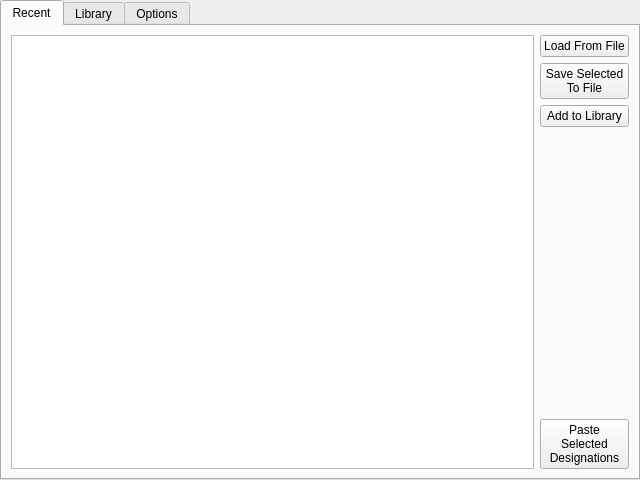
<?xml version="1.0" encoding="UTF-8"?>
<ui version="4.0">
 <class>TabWidget</class>
 <widget class="QTabWidget" name="TabWidget">
  <property name="geometry">
   <rect>
    <x>0</x>
    <y>0</y>
    <width>640</width>
    <height>480</height>
   </rect>
  </property>
  <property name="acceptDrops">
   <bool>true</bool>
  </property>
  <property name="windowTitle">
   <string>TabWidget</string>
  </property>
  <property name="windowIcon">
   <iconset resource="dfCopyPaste.qrc">
    <normaloff>:/images/dfCopyPaste.png</normaloff>:/images/dfCopyPaste.png</iconset>
  </property>
  <property name="currentIndex">
   <number>0</number>
  </property>
  <widget class="QWidget" name="tab_recent">
   <property name="acceptDrops">
    <bool>true</bool>
   </property>
   <attribute name="title">
    <string>Recent</string>
   </attribute>
   <layout class="QHBoxLayout" name="horizontalLayout">
    <item>
     <widget class="dfCopyPasteTableView" name="tableView_recent">
      <property name="acceptDrops">
       <bool>true</bool>
      </property>
      <property name="editTriggers">
       <set>QAbstractItemView::AnyKeyPressed|QAbstractItemView::DoubleClicked|QAbstractItemView::EditKeyPressed</set>
      </property>
      <property name="dragDropMode">
       <enum>QAbstractItemView::DragDrop</enum>
      </property>
      <property name="defaultDropAction">
       <enum>Qt::CopyAction</enum>
      </property>
      <property name="selectionBehavior">
       <enum>QAbstractItemView::SelectRows</enum>
      </property>
      <property name="showGrid">
       <bool>true</bool>
      </property>
      <property name="gridStyle">
       <enum>Qt::DotLine</enum>
      </property>
     </widget>
    </item>
    <item>
     <layout class="QVBoxLayout" name="verticalLayout">
      <item>
       <widget class="QPushButton" name="pushButton_recent_load">
        <property name="text">
         <string>Load From File</string>
        </property>
       </widget>
      </item>
      <item>
       <widget class="QPushButton" name="pushButton_recent_save">
        <property name="text">
         <string>Save Selected
To File</string>
        </property>
       </widget>
      </item>
      <item>
       <widget class="QPushButton" name="pushButton_to_library">
        <property name="text">
         <string>Add to Library</string>
        </property>
       </widget>
      </item>
      <item>
       <spacer name="verticalSpacer">
        <property name="orientation">
         <enum>Qt::Vertical</enum>
        </property>
        <property name="sizeHint" stdset="0">
         <size>
          <width>20</width>
          <height>40</height>
         </size>
        </property>
       </spacer>
      </item>
      <item>
       <widget class="QPushButton" name="pushButton_recent_paste_designations">
        <property name="text">
         <string>Paste
Selected
Designations</string>
        </property>
        <property name="shortcut">
         <string comment="Ctrl+SHIFT+D"/>
        </property>
       </widget>
      </item>
     </layout>
    </item>
   </layout>
  </widget>
  <widget class="QWidget" name="tab_library">
   <attribute name="title">
    <string>Library</string>
   </attribute>
   <layout class="QHBoxLayout" name="horizontalLayout_2">
    <item>
     <widget class="dfCopyPasteTreeView" name="treeView_library">
      <property name="editTriggers">
       <set>QAbstractItemView::AnyKeyPressed|QAbstractItemView::DoubleClicked|QAbstractItemView::EditKeyPressed</set>
      </property>
      <property name="dragDropMode">
       <enum>QAbstractItemView::DragDrop</enum>
      </property>
      <property name="defaultDropAction">
       <enum>Qt::CopyAction</enum>
      </property>
      <property name="selectionMode">
       <enum>QAbstractItemView::ExtendedSelection</enum>
      </property>
      <property name="iconSize">
       <size>
        <width>64</width>
        <height>64</height>
       </size>
      </property>
     </widget>
    </item>
    <item>
     <layout class="QVBoxLayout" name="verticalLayout_2">
      <item>
       <widget class="QPushButton" name="pushButton_library_load">
        <property name="text">
         <string>Load From File</string>
        </property>
       </widget>
      </item>
      <item>
       <widget class="QPushButton" name="pushButton_library_save_selected">
        <property name="text">
         <string>Save Selected
To File</string>
        </property>
       </widget>
      </item>
      <item>
       <widget class="QPushButton" name="pushButton_library_reload">
        <property name="text">
         <string>Reload Library</string>
        </property>
       </widget>
      </item>
      <item>
       <widget class="QPushButton" name="pushButton_library_save">
        <property name="text">
         <string>Save Library</string>
        </property>
       </widget>
      </item>
      <item>
       <spacer name="verticalSpacer_2">
        <property name="orientation">
         <enum>Qt::Vertical</enum>
        </property>
        <property name="sizeHint" stdset="0">
         <size>
          <width>20</width>
          <height>40</height>
         </size>
        </property>
       </spacer>
      </item>
      <item>
       <widget class="QPushButton" name="pushButton_library_paste_designations">
        <property name="text">
         <string>Paste
Selected
Designations</string>
        </property>
       </widget>
      </item>
     </layout>
    </item>
   </layout>
  </widget>
  <widget class="QWidget" name="tab_options">
   <attribute name="title">
    <string>Options</string>
   </attribute>
   <layout class="QFormLayout" name="formLayout">
    <property name="horizontalSpacing">
     <number>16</number>
    </property>
    <property name="margin">
     <number>6</number>
    </property>
    <item row="0" column="0">
     <widget class="QLabel" name="copyShortcutLabel">
      <property name="font">
       <font>
        <pointsize>12</pointsize>
       </font>
      </property>
      <property name="text">
       <string>Copy Shortcut:</string>
      </property>
     </widget>
    </item>
    <item row="0" column="1">
     <widget class="QLineEdit" name="copyShortcutLineEdit">
      <property name="enabled">
       <bool>true</bool>
      </property>
      <property name="font">
       <font>
        <pointsize>12</pointsize>
       </font>
      </property>
     </widget>
    </item>
    <item row="1" column="0">
     <widget class="QLabel" name="pasteDesignationShortcutLabel">
      <property name="font">
       <font>
        <pointsize>12</pointsize>
       </font>
      </property>
      <property name="text">
       <string>Paste Designation Shortcut:</string>
      </property>
     </widget>
    </item>
    <item row="1" column="1">
     <widget class="QLineEdit" name="pasteDesignationShortcutLineEdit">
      <property name="font">
       <font>
        <pointsize>12</pointsize>
       </font>
      </property>
      <property name="text">
       <string/>
      </property>
     </widget>
    </item>
    <item row="2" column="0">
     <widget class="QLabel" name="thumbnailSizeLabel">
      <property name="font">
       <font>
        <pointsize>12</pointsize>
       </font>
      </property>
      <property name="text">
       <string>Thumbnail Size:</string>
      </property>
     </widget>
    </item>
    <item row="2" column="1">
     <widget class="QLineEdit" name="thumbnailSizeLineEdit">
      <property name="font">
       <font>
        <pointsize>12</pointsize>
       </font>
      </property>
      <property name="text">
       <string/>
      </property>
     </widget>
    </item>
    <item row="3" column="0">
     <widget class="QLabel" name="inputDelayMsLabel">
      <property name="font">
       <font>
        <pointsize>12</pointsize>
       </font>
      </property>
      <property name="text">
       <string>Input Delay (ms):</string>
      </property>
     </widget>
    </item>
    <item row="3" column="1">
     <widget class="QLineEdit" name="inputDelayMsLineEdit">
      <property name="font">
       <font>
        <pointsize>12</pointsize>
       </font>
      </property>
      <property name="text">
       <string/>
      </property>
     </widget>
    </item>
   </layout>
  </widget>
 </widget>
 <customwidgets>
  <customwidget>
   <class>dfCopyPasteTableView</class>
   <extends>QTableView</extends>
   <header>dfcopypastetableview.h</header>
  </customwidget>
  <customwidget>
   <class>dfCopyPasteTreeView</class>
   <extends>QTreeView</extends>
   <header>dfcopypastetreeview.h</header>
  </customwidget>
 </customwidgets>
 <resources>
  <include location="dfCopyPaste.qrc"/>
 </resources>
 <connections/>
</ui>
